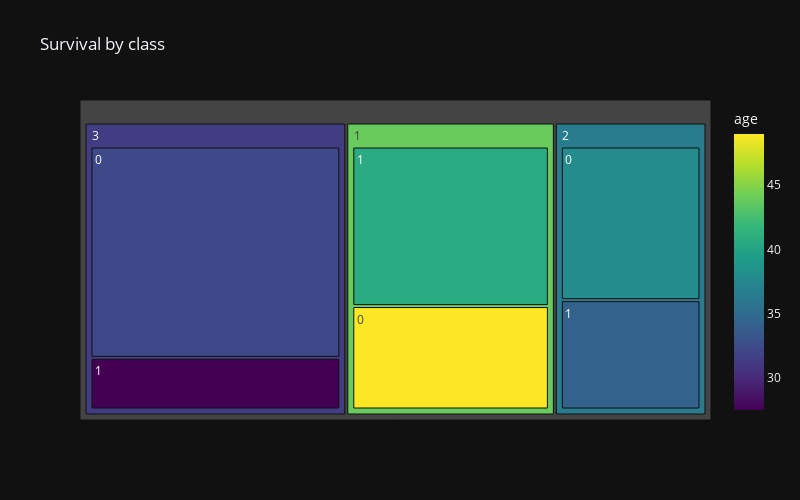

Source (notebook cell):
### Code cell
px.treemap(df,path=['pclass','survived'],values='age',title='Survival by class',
           width=800,height=500,template='plotly_dark',color='age',color_continuous_scale='viridis')

### Figure 1 — Plotly figure (JSON) as saved in the notebook; plotly's stock layout.template omitted (floating-point values rounded to 4 significant figures)
{"data": [{"branchvalues": "total", "customdata": [[32.26], [40.68], [27.53], [48.96], [34.3], [37.9], [31.33], [43.93], [36.4]], "domain": {"x": [0, 1], "y": [0, 1]}, "hovertemplate": "labels=%{label}<br>age_sum=%{value}<br>parent=%{parent}<br>id=%{id}<br>age=%{color}<extra></extra>", "ids": ["3/0", "1/1", "3/1", "1/0", "2/1", "2/0", "3", "1", "2"], "labels": ["0", "1", "1", "0", "1", "0", "3", "1", "2"], "marker": {"coloraxis": "coloraxis", "colors": [32.26, 40.68, 27.53, 48.96, 34.3, 37.9, 31.33, 43.93, 36.4]}, "name": "", "parents": ["3", "1", "3", "1", "2", "2", "", "", ""], "type": "treemap", "values": [7170.0, 4315.0, 1755.0, 2796.0, 2150.0, 3019.0, 8925.0, 7111.0, 5169.0]}], "layout": {"coloraxis": {"colorbar": {"title": {"text": "age"}}, "colorscale": [[0, "#440154"], [0.1111, "#482878"], [0.2222, "#3e4989"], [0.3333, "#31688e"], [0.4444, "#26828e"], [0.5556, "#1f9e89"], [0.6667, "#35b779"], [0.7778, "#6ece58"], [0.8889, "#b5de2b"], [1, "#fde725"]]}, "height": 500, "legend": {"tracegroupgap": 0}, "title": {"text": "Survival by class"}, "width": 800}}
